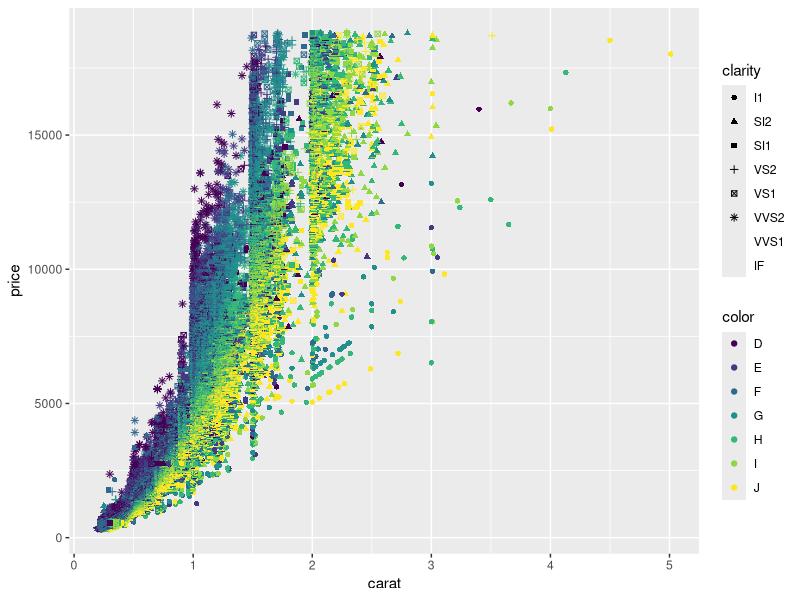
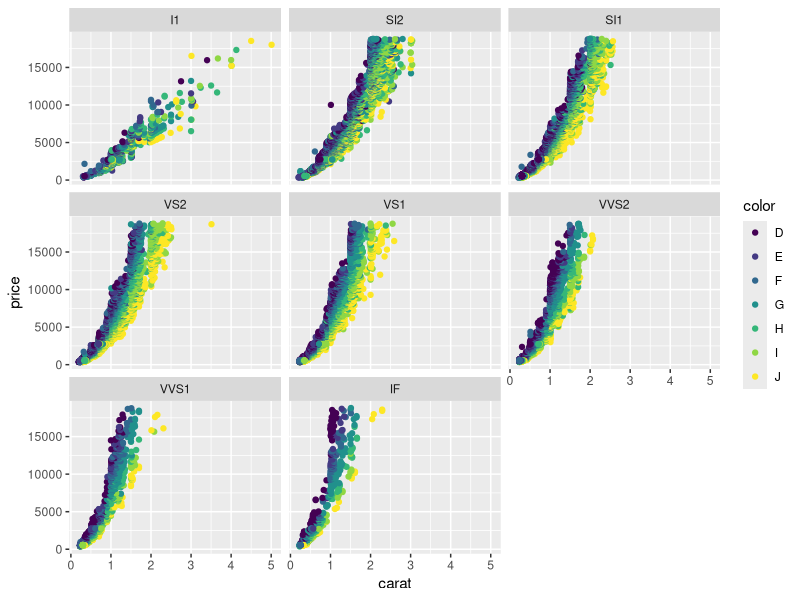
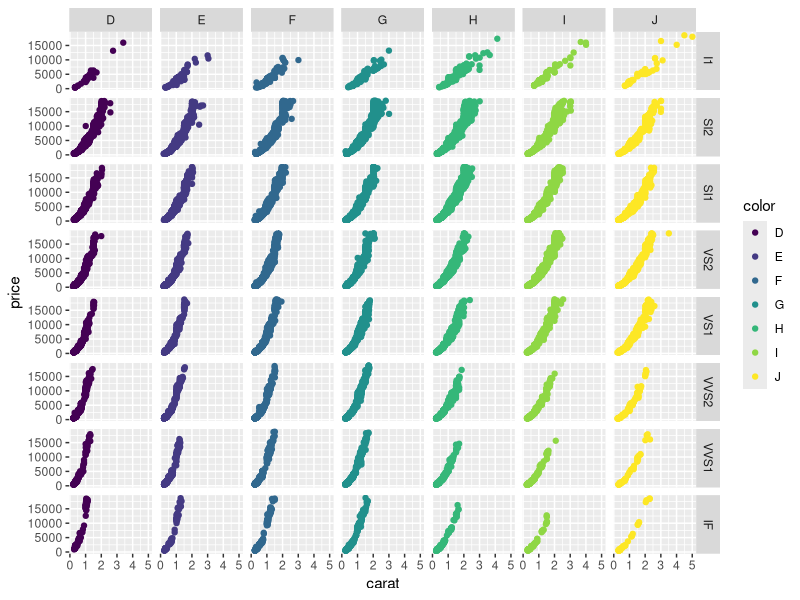

Source code (R) for these figures, in order:
## ---- chunk 1
knitr::opts_chunk$set(echo = TRUE)
library(tidyverse)
## ---- chunk 2
ggplot(data = diamonds, mapping = aes(x = carat, y = price, color = color, shape = clarity)) +
  geom_point()
## ---- chunk 3
ggplot(data = diamonds, mapping = aes(x = carat, y = price, color = color)) +
  geom_point() +
  facet_wrap(~clarity)
## ---- chunk 4
diamonds %>% 
  ggplot(aes(x = carat, y = price, color = color)) +
    geom_point() +
    facet_grid(clarity ~ color)
